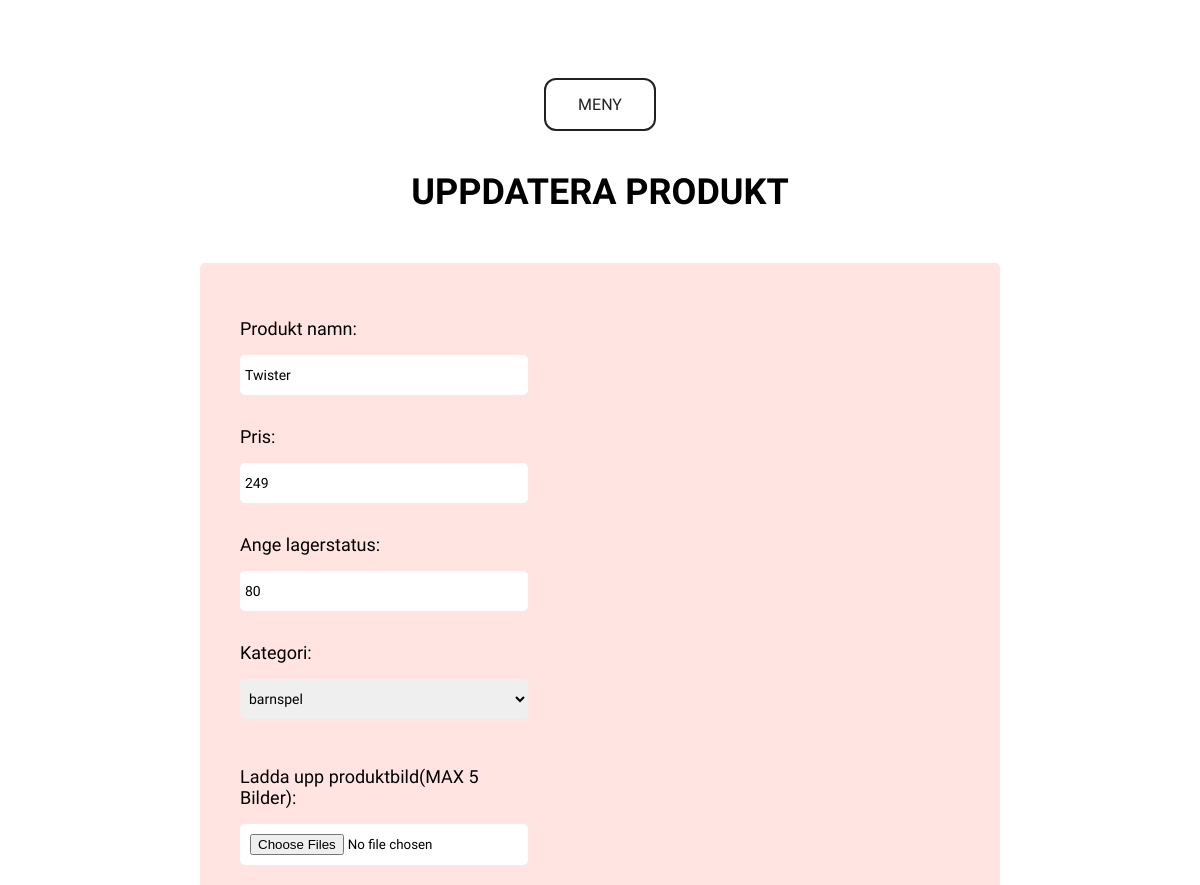
/admin/admin-update-product.php?id=3 (upper part), run on an earlier commit of the app's database.
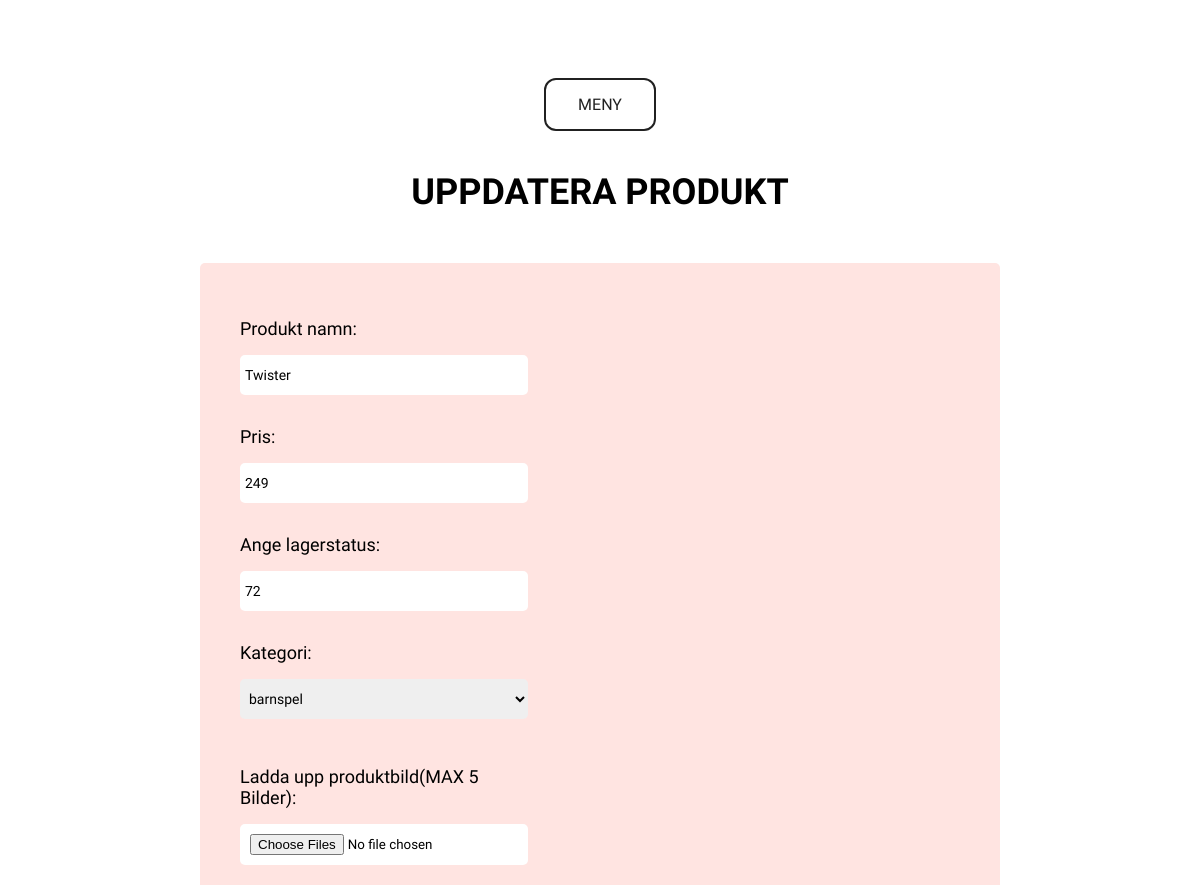
And on a later commit of the database.
### tables this page shows
CREATE TABLE `webshop_products` (
  `productid` int(11) NOT NULL,
  `categoryid` int(11) NOT NULL,
  `title` varchar(500) NOT NULL,
  `description` varchar(1000) NOT NULL,
  `price` decimal(10,0) NOT NULL,
  `quantity` int(11) NOT NULL,
  `productimg` varchar(1000) NOT NULL,
  `date` datetime NOT NULL DEFAULT current_timestamp()
);

### admin/admin-update-product.php (the view, shortened to what this page needs)
<?php
require_once '../config/db.php';
require_once 'header.php';
$imageold = "";
if(isset($_GET['id'])){
    $id = htmlspecialchars($_GET['id']);
    $sql = "SELECT * FROM webshop_products WHERE productid =:id";
    $stmt = $db->prepare($sql);
    $stmt->bindParam(':id', $id);
    $stmt->execute();
    if($stmt->rowCount() > 0){
        $row = $stmt->fetch(PDO::FETCH_ASSOC);
        $productid = htmlspecialchars($row['productid']);
        $title = htmlspecialchars($row['title']);
        $price = htmlspecialchars($row['price']);
        $quantity = htmlspecialchars($row['quantity']);
        $product_categoryid = htmlspecialchars($row['categoryid']);
        $imageold = unserialize($row['productimg']);
    }else {
        header('Location:admin-products.php');
        exit;
    }
}else {
    header('Location:admin-products.php');
    exit;
}
$query ="SELECT * FROM webshop_categories WHERE categoryid = :categoryid";
$statment = $db->prepare($query);
$statment->bindParam(':categoryid', $product_categoryid);
$statment->execute();
while($row = $statment->fetch(PDO::FETCH_ASSOC)){
    $product_category = htmlspecialchars($row['category']);
}
    require_once "admin-update-product-form.php";
    if(!empty($imageold)){
        echo "<h3 class='product_img-head'>Produktbilder</h3><br>";
       echo "<a href='admin-delete-img.php?id=$productid' onclick='return myFunction()' id='delete'>
            <button class='btn_delete-img'>Radera bilder</button></a><br>";
    }
?>
<?php  require_once '../footer.php'; ?>

### admin/admin-update-product-form.php (shortened to what this page needs)
<section class="form_container">
<h1 class="page-title form-container__heading-text">Uppdatera produkt</h1>
<form action="#" method="POST" enctype="multipart/form-data" class="form-container">
<div class="product_field-name form-container__box">
<label for="title">Produkt namn: </label><br>
<input type="text" name="title"value='<?php echo $title; ?>' class="form-container__box-input" required>
</div>
<div class="product_field-price form-container__box">
<label for="price">Pris: </label><br>
<input type="text" name="price" value='<?php echo $price; ?>' class="form-container__box-input"required>
</div>
<div class="product_field-quantity form-container__box">
<label for="quantity">Ange lagerstatus: <br>
<input type="number" min="0" max="500" name="quantity" value='<?php echo $quantity; ?>' class="form-container__box-input">
</div>
<div class="product_field-category form-container__box">
<label for="category">Kategori: </label><br>
<select name="category" class="form-container__box-input">
<option value='<?php echo $product_categoryid;?>'><?php echo $product_category;?></option>
</select>
</div>
<div class="product_field-img form-container__image">
<label for="product-img">Ladda upp produktbild(MAX 5 Bilder): </label><br>
<input type="file" name="productimg[]" multiple="multiple" class="form-container__image-input">
</div>
<div class="product_field-description form-container__description">
<label for="description">Beskrivning: </label><br>
</div>
</form>
</section>

What changed in the data, as far as the page shows it:
changed webshop_products: quantity "80" → "72"
